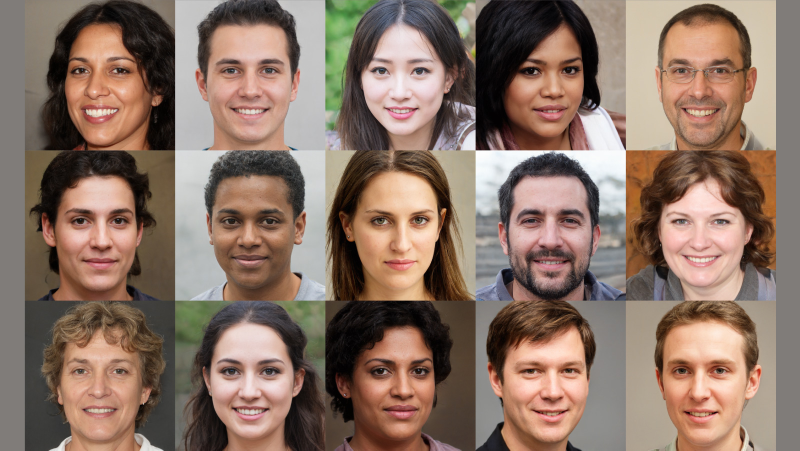
#> input picture faces.jpg, 1600 x 901 px (shown at 1/2 size)
$ python Chapter22.py
#> lines starting #> are read from the running program, lines starting #| are printed output that depends on the picture; after the words box and inside, x2 and y2 are one past the last pixel; in counts of white or black regions, pixels touching at a corner belong together
# face detection in images
import cv2 as cv

face_cascade= cv.CascadeClassifier('haarcascade_frontalface_default.xml')

img= cv.imread('faces.jpg')
#> img is the input picture: shape (901, 1600, 3); mean B, G, R 102, 115.5, 138.9

# img= cv.resize(img, (590, 900))

gray_img=cv.cvtColor(img, cv.COLOR_BGR2GRAY)
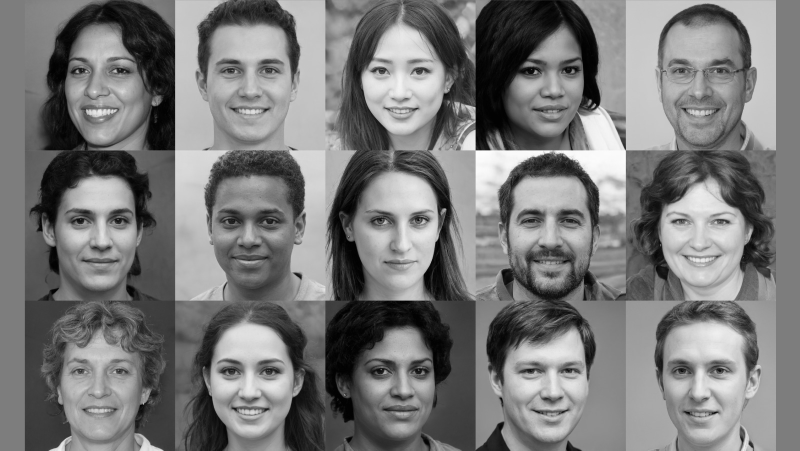
#> gray_img: shape (901, 1600) (shown at 1/2 size); min 0, max 255, mean 121

faces=face_cascade.detectMultiScale(gray_img, 1.1, 4)
#> faces = 17 rows, first 6: [923, 398, 95, 95], [1169, 459, 107, 107], [1297, 63, 207, 207], [102, 670, 193, 193], [1020, 75, 175, 175], [101, 69, 200, 200]

# draw a rectangle

for (x, y, w, h) in faces:
    cv.rectangle(img, (x,y), (x+w, y+h), (255, 0, 0), 2)
#> this loop made 17 passes
#> (x, y, w, h) on passes 1 to 12: (923, 398, 95, 95), (1169, 459, 107, 107), (1297, 63, 207, 207), (102, 670, 193, 193), (1020, 75, 175, 175), (101, 69, 200, 200), (387, 51, 228, 228), (1300, 369, 197, 197), (689, 357, 222, 222), (389, 354, 221, 221), (704, 667, 196, 196), (998, 662, 209, 209)
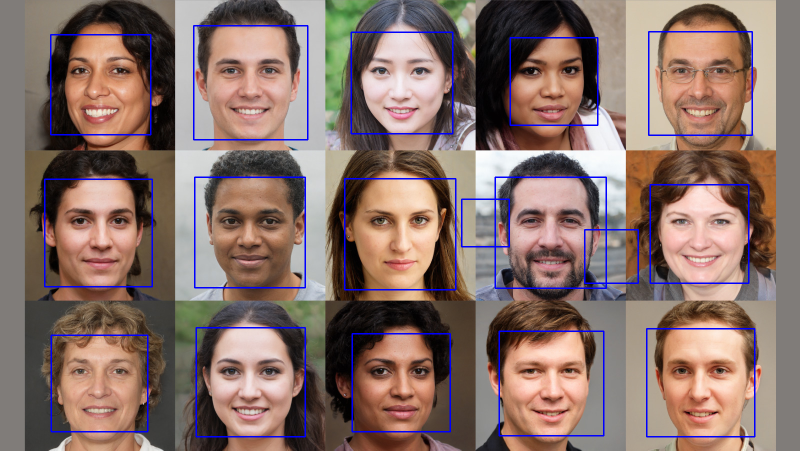
#> img: shape (901, 1600, 3) (shown at 1/2 size); 2.76% of pixels changed, all inside (x1, y1, x2, y2) = (88, 50, 1511, 875)

cv.imshow('image', img)
cv.imwrite('face.png', img)
cv.waitKey(0)
cv.destroyAllWindows()

$ run again, with image4.jpg copied over faces.jpg
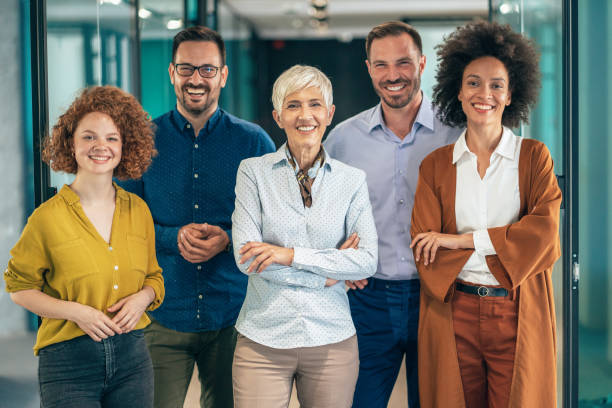
#> input picture image4.jpg, 612 x 408 px
#> img is the input picture: shape (408, 612, 3); mean B, G, R 108.7, 118.2, 117.1
#> `gray_img=cv.cvtColor(img, cv.COLOR_BGR2GRAY)`:
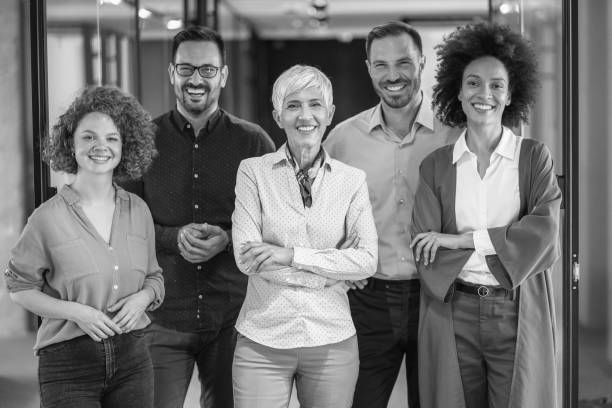
#> gray_img: shape (408, 612); min 4, max 255, mean 116.8
#> faces = [[71, 115, 57, 57], [362, 40, 60, 60], [453, 60, 63, 63], [269, 74, 71, 71], [165, 47, 63, 63], [224, 167, 96, 96]]
#> the loop `for (x, y, w, h) in faces:` made 6 passes
#> after the loop `for (x, y, w, h) in faces:`:
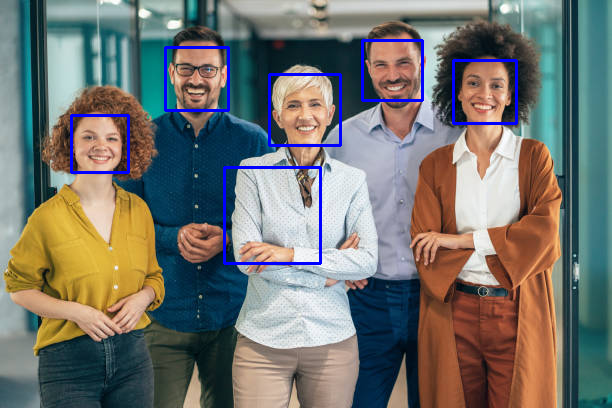
#> img: shape (408, 612, 3); 1.96% of pixels changed, all inside (x1, y1, x2, y2) = (70, 39, 518, 265)

$ run again, with image5.jpg copied over faces.jpg
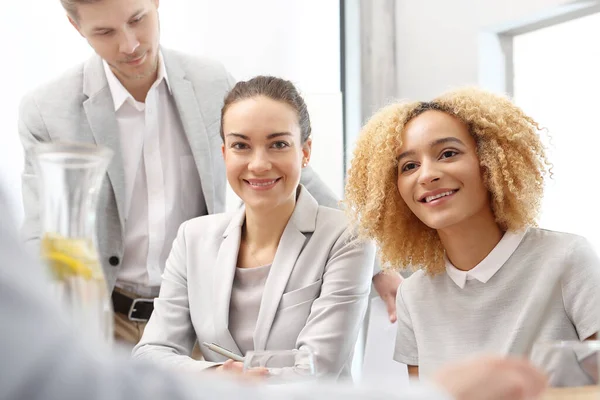
#> input picture image5.jpg, 600 x 400 px
#> img is the input picture: shape (400, 600, 3); mean B, G, R 188.7, 196.5, 208.3
#> `gray_img=cv.cvtColor(img, cv.COLOR_BGR2GRAY)`:
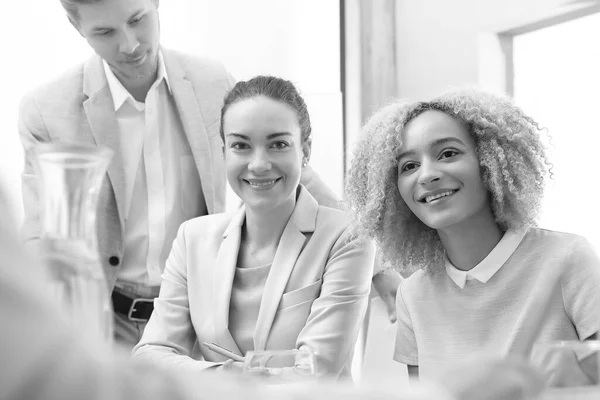
#> gray_img: shape (400, 600); min 7, max 255, mean 199.1
#> faces = [[208, 106, 103, 103], [378, 114, 108, 108], [200, 48, 125, 125]]
#> the loop `for (x, y, w, h) in faces:` made 3 passes
#> after the loop `for (x, y, w, h) in faces:`:
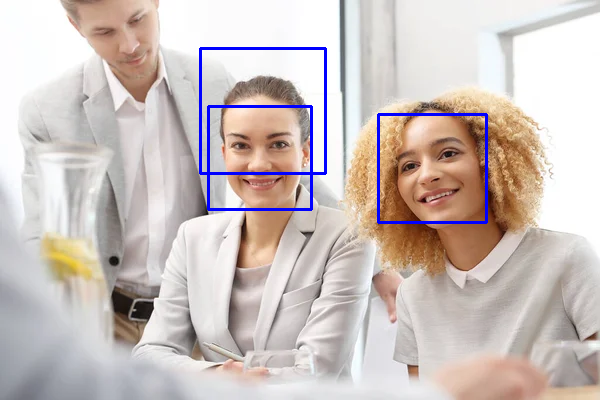
#> img: shape (400, 600, 3); 1.67% of pixels changed, all inside (x1, y1, x2, y2) = (199, 47, 488, 224)
